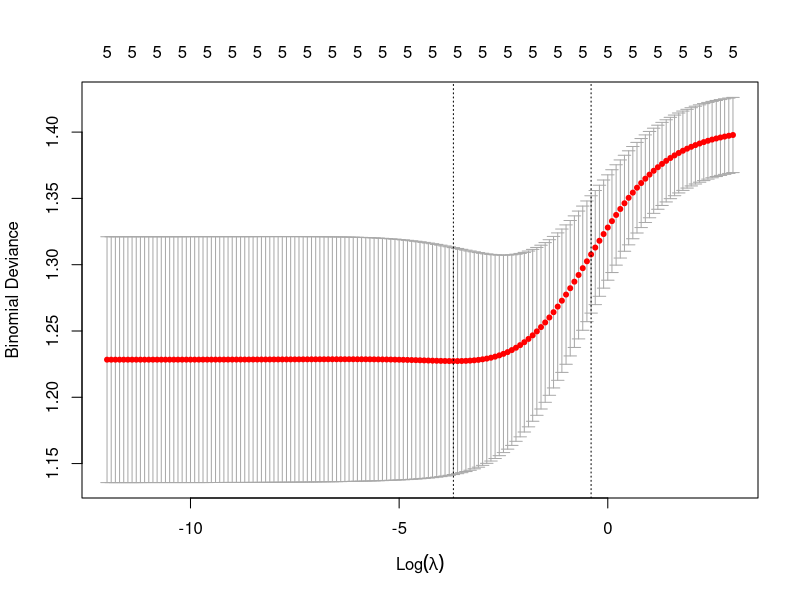
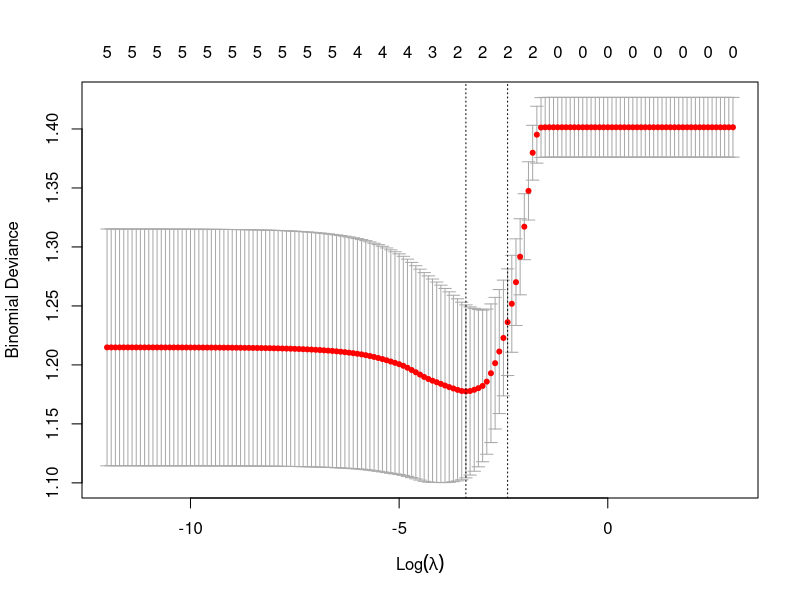
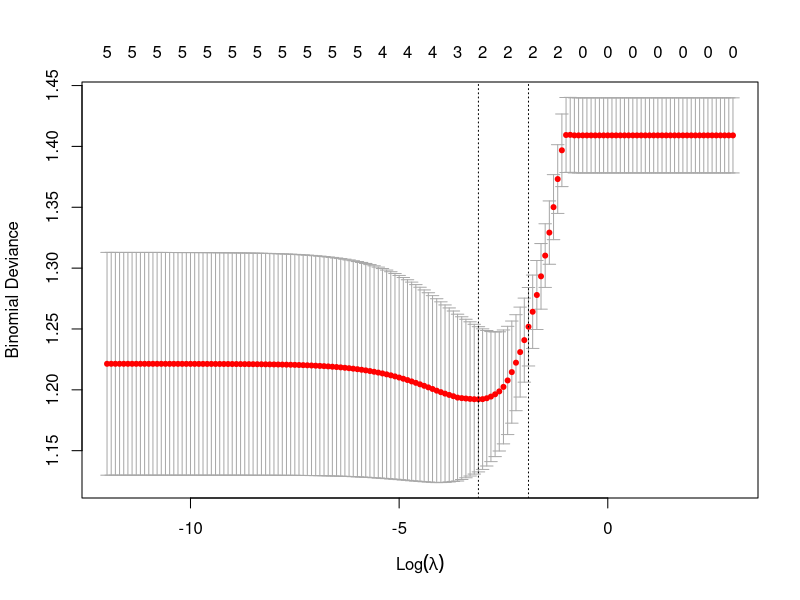
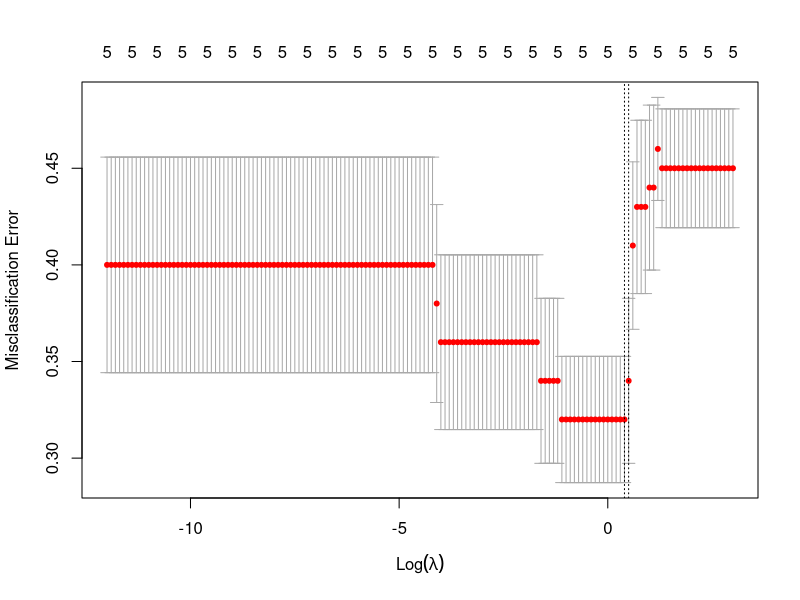
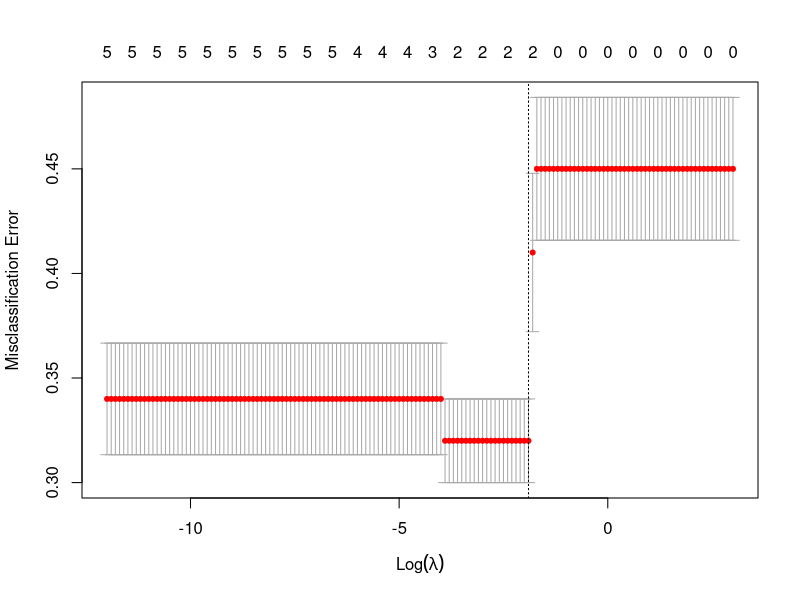
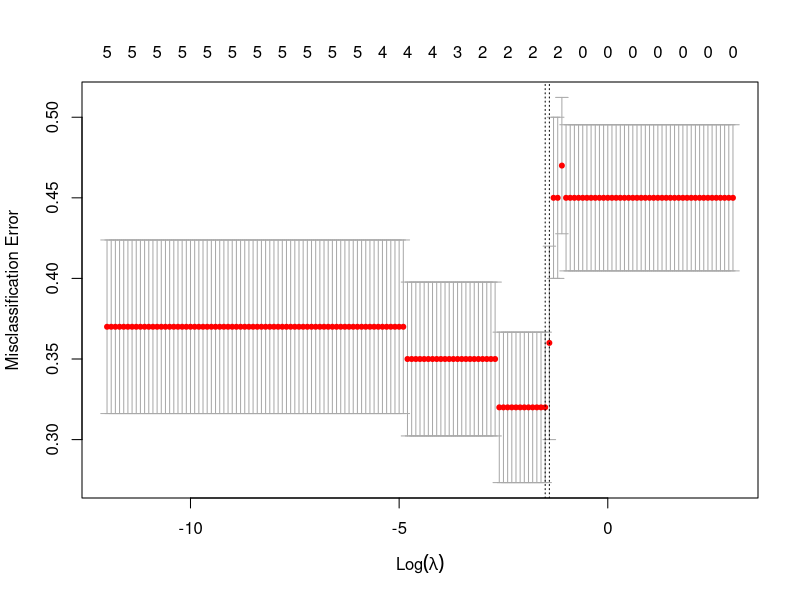

The R source for these figures, in order:
library(glmnet)

set.seed(12345)

q <- 5
b0 <- 0
b <- rep(0,q)
n <- 100
N <- 100
X <- matrix(0,n,q)
numlist <- seq(-12,3,0.1)
l <- length(numlist)
lambdalist <- exp(numlist)
results <- array(NA, dim = c(4, N))
rar <- results
ral <- rar
rael <- rar

min_measure <- array(NA,dim=c(8,N))


b0 <- round(rnorm(1,0,1),2)
b <- round(rnorm(q,0,1),2)


for(j in 1:N){
  
#  for(i in 1:q){
 #   X[,i] <- rbinom(n,1,0.5) #Für Generierung von Dummies
  #}
  
  XXX <- sample(1:(q+1),n,replace = T) #Für Generierung von Faktoren
  XXXX <- as.factor(XXX)
  X <- model.matrix(XXX~XXXX)[,-1]
  
  Xt <- X
  
  #sds <- sqrt(colMeans(X^2) - colMeans(X)^2)
  
  #Xt <- t((t(X)-colMeans(X))/sds)
  
  eta <- b0 + Xt%*%b
  p <- plogis(eta)
  Y <- rbinom(n,1,p)
  
  cvR <- cv.glmnet(Xt,Y, lambda = lambdalist, family = "binomial", alpha = 0)
  cvRm <- cv.glmnet(Xt,Y, lambda = lambdalist, family = "binomial", alpha = 0, type.measure = "class")
  rar[1,j] <- cvR$lambda.min
  rar[2,j] <- cvR$lambda.1se
  rar[3,j] <- cvRm$lambda.min
  rar[4,j] <- cvRm$lambda.1se
  
  cvL <- cv.glmnet(Xt,Y, lambda = lambdalist, family = "binomial", alpha = 1)
  cvLm <- cv.glmnet(Xt,Y, lambda = lambdalist, family = "binomial", alpha = 1, type.measure = "class")
  ral[1,j] <- cvL$lambda.min
  ral[2,j] <- cvL$lambda.1se
  ral[3,j] <- cvLm$lambda.min
  ral[4,j] <- cvLm$lambda.1se
  
  cvEL <- cv.glmnet(Xt,Y, lambda = lambdalist, family = "binomial", alpha = 0.5)
  cvELm <- cv.glmnet(Xt,Y, lambda = lambdalist, family = "binomial", alpha = 0.5, type.measure = "class")
  rael[1,j] <- cvEL$lambda.min
  rael[2,j] <- cvEL$lambda.1se
  rael[3,j] <- cvELm$lambda.min
  rael[4,j] <- cvELm$lambda.1se
  
  
  
  
  cvcheck <- cv.glmnet(Xt,Y, lambda = c(0,0.0000001), family = "binomial", alpha = 0.5)
  cvcheckm <- cv.glmnet(Xt,Y, lambda = c(0,0.0000001), family = "binomial", alpha = 0.5, type.measure = "class")
  
  
  min_measure[1,j] <- min(cvR$cvm)
  min_measure[2,j] <- min(cvL$cvm)
  min_measure[3,j] <- min(cvEL$cvm)
  
  min_measure[4,j] <- min(cvcheck$cvm[2])
  
  
  min_measure[5,j] <- min(cvRm$cvm)
  min_measure[6,j] <- min(cvLm$cvm)
  min_measure[7,j] <- min(cvELm$cvm)
  
  min_measure[8,j] <- min(cvcheckm$cvm[2])
  
  
  
  print(j/N)
}

med <- function(x){
  le <- length(x)
  m <- round((le+1)/2,0)
  xm <- sort(x)
  return(xm[m])
}

names <- c("dev.min", "dev.1se", "misc.min", "misc.1se")

ri <- as.data.frame(t(log(rar)))
names(ri) <- names

la <- as.data.frame(t(log(ral)))
names(la) <- names

el <- as.data.frame(t(log(rael)))
names(el) <- names

#boxplot(ri, main = "Optimale Prognose Ridge Dummy", ylab = "log(lambda)")
#boxplot(la, main = "Optimale Prognose Lasso, Dummy", ylab = "log(lambda)")
#boxplot(el, main = "Optimale Prognose EN 0.5, Dummy", ylab = "log(lambda)")

plot(cvR, sign.lambda = 1)
plot(cvL, sign.lambda = 1)
plot(cvEL, sign.lambda = 1)

plot(cvRm, sign.lambda = 1)
plot(cvLm, sign.lambda = 1)
plot(cvELm, sign.lambda = 1)

apply(rar,1,med)
log(apply(rar,1,med))

apply(ral,1,med)
log(apply(ral,1,med))

apply(rael,1,med)
log(apply(rael,1,med))


round(matrix(apply(min_measure,1,med),4,2),3)
